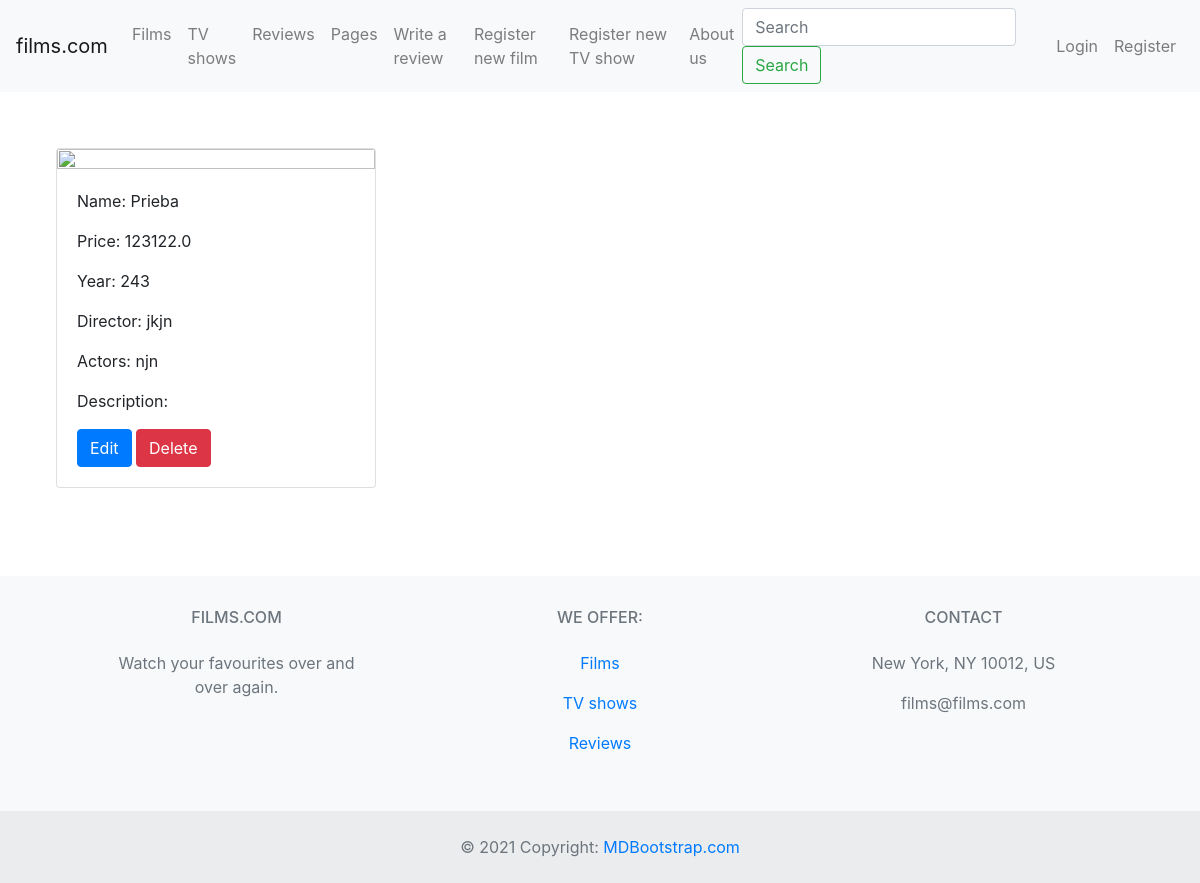
/detail-film/7, run on the app's committed database.
### films/models.py (models this page shows)
class Film(models.Model):
    name = models.CharField(max_length=40)
    price = models.FloatField()
    year = models.IntegerField()
    director = models.CharField(max_length=40)
    actors = models.CharField(max_length=80)
    description = models.CharField(max_length=300)
    image = models.ImageField(upload_to='films/', null=True, blank=True)

### films/views.py (the view)
# urls.py: path('detail-film/<int:pk>', Detail_film.as_view(), name='Detail_film'),
class Detail_film(DetailView):
    model = Film
    template_name= 'detail_film.html'

### templates/detail_film.html (shortened to what this page needs)
<html>
<head>
    <link rel="stylesheet" href="https://cdn.jsdelivr.net/npm/bootstrap@4.0.0/dist/css/bootstrap.min.css"
>
</head>
<body>
    {% extends 'base.html' %}
    {% block contenido_que_cambia %}
<div class="row m-3 p-4">
    <div class="card m-3" style="width: 20rem;">
        <img class="card-img-top" src= 'https://img.freepik.com/free-vector/cinema-elements-set_74855-15362.jpg?w=826&t=st=1660076293~exp=1660076893~hmac=7fe185f051eb21b938fb81fc77565fe7eb928e7a6524a9bcf8151a006c1305a0'>
        <div class="card-body">
            <p class="card-text">Name: {{film.name}}</p>
            <p class="card-text">Price: {{film.price}}</p>
            <p class="card-text">Year: {{film.year}}</p>
            <p class="card-text">Director: {{film.director}}</p>
            <p class="card-text">Actors: {{film.actors}}</p>
            <p class="card-text">Description: {{films.description}}</p>
            <a href="/update-film/{{object.id}}" class= "btn btn-primary" > Edit </a>
            <a href="/delete-film/{{object.id}}" class= "btn btn-danger" > Delete </a>
        </div>
    </div>
</div>
    {% endblock %}

### data on the page
Film: name "Prieba", price "123122.0", year "243", director "jkjn", actors "njn"
